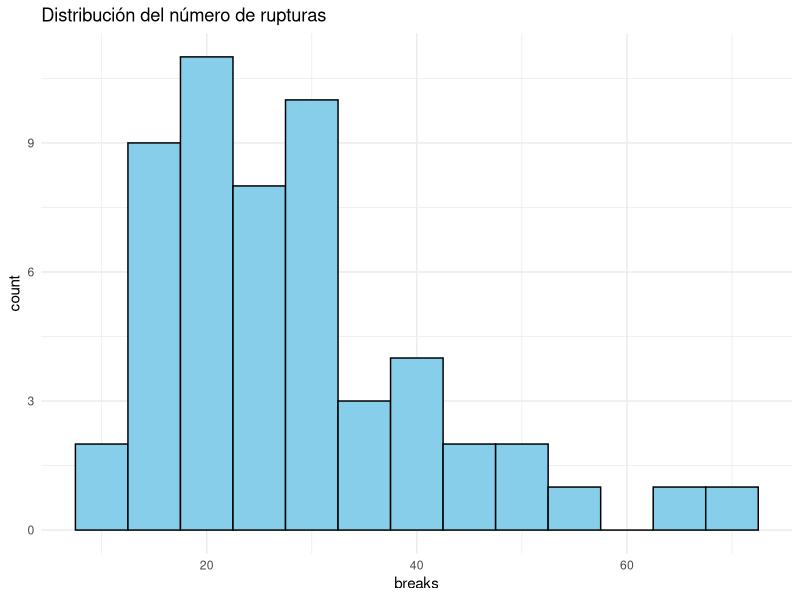
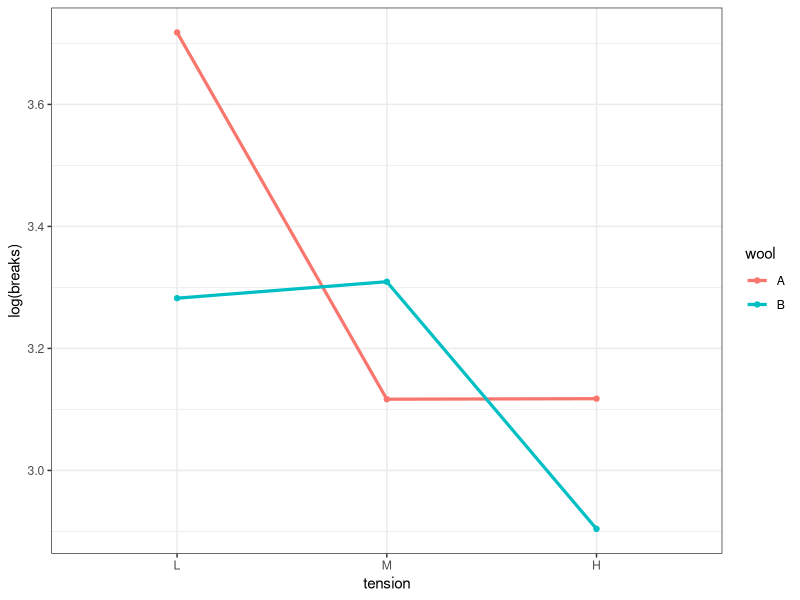

Generate these figures, in order, with R:
## ---- chunk 1
knitr::opts_chunk$set(echo = TRUE)
## ---- chunk 2
data<-warpbreaks
head(data,10)
## ---- chunk 3
summary(data)
## ---- chunk 4
library(ggplot2)

ggplot(data, aes(x = breaks)) + 
  geom_histogram(binwidth=5, fill="skyblue", color="black") +
  labs(
    title = "Distribución del número de rupturas",
  ) +
  theme_minimal()
## ---- chunk 5
mean(data$breaks)
var(data$breaks)
## ---- chunk 6
poisson_model=glm(breaks ~ wool + tension, data, family = poisson(link = "log"))

S <- summary(poisson_model)
S
## ---- chunk 7
interaction_poisson_model <- glm(
  breaks ~ wool * tension,
  data = data, 
  family = poisson(link = "log")
)

S1 <-summary(interaction_poisson_model)
S1
## ---- chunk 8
# Valor frontera
gl = S$df.residual
qchisq(0.05,gl)

# Estadístico de prueba
dr = S$deviance
cat("Estadístico de prueba =",dr, "\n")
vp = 1-pchisq(dr,gl)
cat("Valor p =",vp)

## ---- chunk 9
S <- summary(poisson_model)

1-S$deviance/S$null.deviance
## ---- chunk 10
library(ggplot2)
ggplot(data, aes(x = tension, y = log(breaks), group = wool, color = wool)) +
  stat_summary(fun = mean, geom = "point") +
  stat_summary(fun = mean, geom = "line",lwd=1.1) +
  theme_bw() +
  theme(panel.border = element_rect(fil="transparent"))
## ---- chunk 11
S <- summary(poisson_model)
Si <- summary(interaction_poisson_model)

D = S$deviance - Si$deviance
gl = S$df.residual - Si$df.residual
cat("El valor crítico es", qchisq(0.05,gl), "\n")
cat("El estadístico de prueba es", D, "\n")
cat("El valor p es", pchisq(D, gl, lower.tail=FALSE))
## ---- chunk 12
library(MASS)
poisson.model3 = glm(breaks ~ wool + tension, data = data, family = quasipoisson(link = "log"))
summary(poisson.model3)
## ---- chunk 13
bnm = model.nb = glm.nb(breaks ~ wool * tension, data, control = glm.control(maxit=1000))
summary(bnm)
